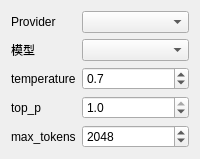
<?xml version="1.0" encoding="UTF-8"?>
<ui version="4.0">
 <class>ParamPanel</class>
 <widget class="QWidget" name="ParamPanel">
  <layout class="QFormLayout" name="formLayout">
   <item row="0" column="0">
    <widget class="QLabel" name="providerLabel">
     <property name="text"><string>Provider</string></property>
    </widget>
   </item>
   <item row="0" column="1">
    <widget class="QComboBox" name="providerBox"/>
   </item>
   <item row="1" column="0">
    <widget class="QLabel" name="modelLabel">
     <property name="text"><string>模型</string></property>
    </widget>
   </item>
   <item row="1" column="1">
    <widget class="QComboBox" name="modelBox"/>
   </item>
   <item row="2" column="0">
    <widget class="QLabel" name="tempLabel">
     <property name="text"><string>temperature</string></property>
    </widget>
   </item>
   <item row="2" column="1">
    <widget class="QDoubleSpinBox" name="tempBox">
     <property name="decimals"><number>1</number></property>
     <property name="minimum"><double>0.000000000000000</double></property>
     <property name="maximum"><double>2.000000000000000</double></property>
     <property name="singleStep"><double>0.100000000000000</double></property>
     <property name="value"><double>0.700000000000000</double></property>
    </widget>
   </item>
   <item row="3" column="0">
    <widget class="QLabel" name="topPLabel">
     <property name="text"><string>top_p</string></property>
    </widget>
   </item>
   <item row="3" column="1">
    <widget class="QDoubleSpinBox" name="topPBox">
     <property name="decimals"><number>1</number></property>
     <property name="minimum"><double>0.000000000000000</double></property>
     <property name="maximum"><double>1.000000000000000</double></property>
     <property name="singleStep"><double>0.100000000000000</double></property>
     <property name="value"><double>1.000000000000000</double></property>
    </widget>
   </item>
   <item row="4" column="0">
    <widget class="QLabel" name="maxTokLabel">
     <property name="text"><string>max_tokens</string></property>
    </widget>
   </item>
   <item row="4" column="1">
    <widget class="QSpinBox" name="maxTokBox">
     <property name="minimum"><number>1</number></property>
     <property name="maximum"><number>32768</number></property>
     <property name="value"><number>2048</number></property>
    </widget>
   </item>
  </layout>
 </widget>
 <resources/>
 <connections/>
</ui>
